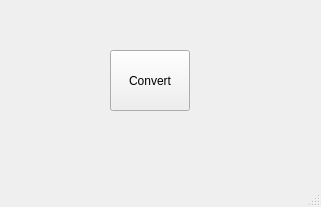
<?xml version="1.0" encoding="UTF-8"?>
<ui version="4.0">
 <class>MainWindow</class>
 <widget class="QMainWindow" name="MainWindow">
  <property name="geometry">
   <rect>
    <x>0</x>
    <y>0</y>
    <width>321</width>
    <height>207</height>
   </rect>
  </property>
  <property name="windowTitle">
   <string>MainWindow</string>
  </property>
  <widget class="QWidget" name="centralwidget">
   <widget class="QPushButton" name="ConvertPB">
    <property name="geometry">
     <rect>
      <x>110</x>
      <y>50</y>
      <width>80</width>
      <height>61</height>
     </rect>
    </property>
    <property name="text">
     <string>Convert</string>
    </property>
   </widget>
  </widget>
  <widget class="QMenuBar" name="menubar">
   <property name="geometry">
    <rect>
     <x>0</x>
     <y>0</y>
     <width>321</width>
     <height>21</height>
    </rect>
   </property>
  </widget>
  <widget class="QStatusBar" name="statusbar"/>
 </widget>
 <resources/>
 <connections/>
</ui>
